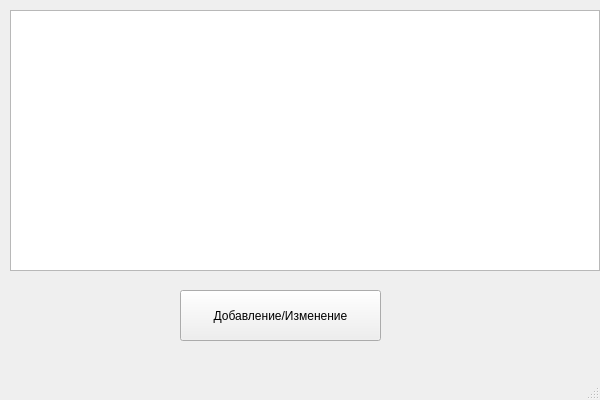
<?xml version="1.0" encoding="UTF-8"?>
<ui version="4.0">
 <class>MainWindow</class>
 <widget class="QMainWindow" name="MainWindow">
  <property name="geometry">
   <rect>
    <x>0</x>
    <y>0</y>
    <width>600</width>
    <height>400</height>
   </rect>
  </property>
  <property name="minimumSize">
   <size>
    <width>600</width>
    <height>400</height>
   </size>
  </property>
  <property name="maximumSize">
   <size>
    <width>600</width>
    <height>400</height>
   </size>
  </property>
  <property name="windowTitle">
   <string>кофе</string>
  </property>
  <widget class="QWidget" name="centralwidget">
   <widget class="QTableWidget" name="tableWidget">
    <property name="geometry">
     <rect>
      <x>10</x>
      <y>10</y>
      <width>590</width>
      <height>261</height>
     </rect>
    </property>
   </widget>
   <widget class="QPushButton" name="add_update_btn">
    <property name="geometry">
     <rect>
      <x>180</x>
      <y>290</y>
      <width>201</width>
      <height>51</height>
     </rect>
    </property>
    <property name="text">
     <string>Добавление/Изменение</string>
    </property>
   </widget>
  </widget>
  <widget class="QMenuBar" name="menubar">
   <property name="geometry">
    <rect>
     <x>0</x>
     <y>0</y>
     <width>600</width>
     <height>21</height>
    </rect>
   </property>
  </widget>
  <widget class="QStatusBar" name="statusbar"/>
 </widget>
 <resources/>
 <connections/>
</ui>
